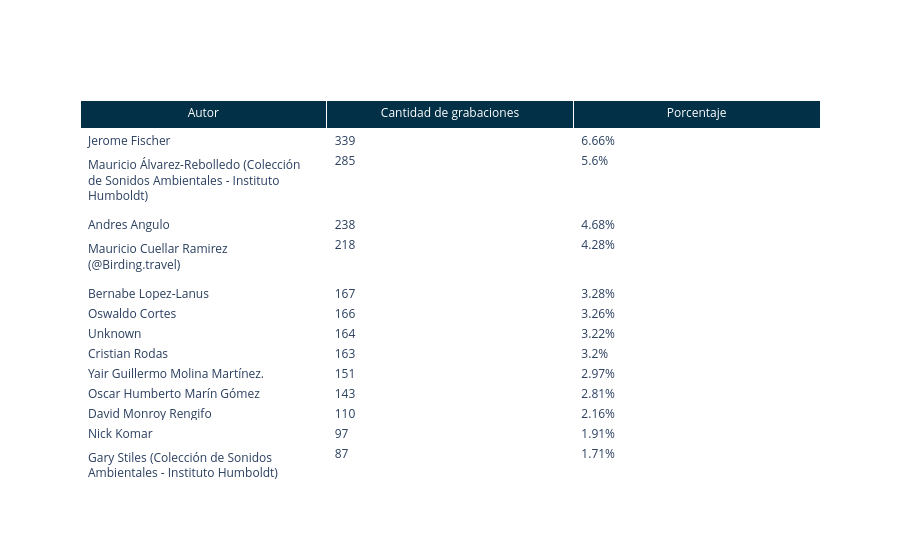

Notebook source saved alongside this figure:
### Code cell
countauthor = datatraincolombia['author'].value_counts().reset_index()
countauthor.columns = ['Autor', 'Cantidad de grabaciones']

countauthor['Porcentaje'] = (countauthor['Cantidad de grabaciones'] / len(datatraincolombia) * 100).round(2).astype(str) + '%'

fig = go.Figure(data=[go.Table(
    header=dict(
        values=list(countauthor.columns),
        fill_color='#023047',
        font=dict(color='white'), 
    ),
    cells=dict(
        values=[countauthor[col] for col in countauthor.columns],
        fill_color='white',
        align='left'
    )
)])
fig.show()

### Figure 1 — Plotly figure (JSON) as saved in the notebook; plotly's stock layout.template omitted (floating-point values rounded to 4 significant figures; data arrays with more than 128 entries replaced by an {"elided": "..."} marker saying what was removed)
{"data": [{"cells": {"align": "left", "fill": {"color": "white"}, "values": {"elided": "3x442 mixed values"}}, "header": {"fill": {"color": "#023047"}, "font": {"color": "white"}, "values": ["Autor", "Cantidad de grabaciones", "Porcentaje"]}, "type": "table"}], "layout": {}}
